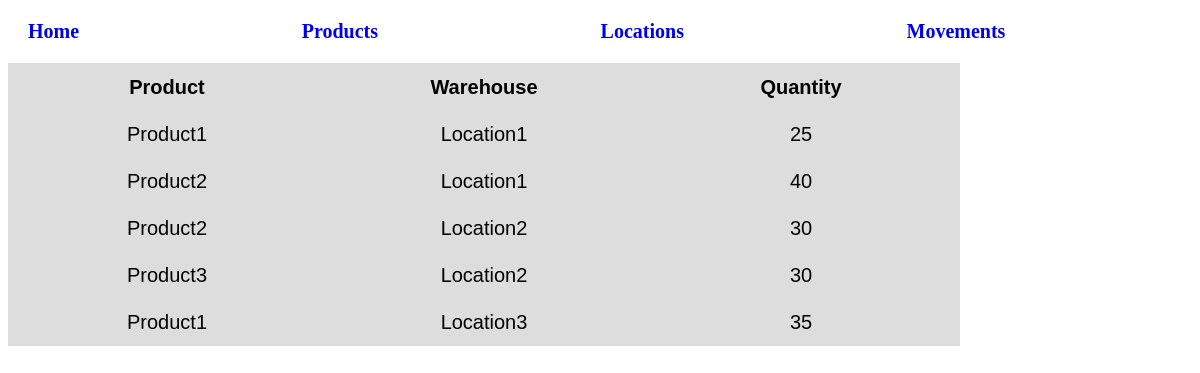
The page /home on the database its author committed.
### models/product.py (models this page shows)
class ProductModel(db.Model):
    __tablename__ = "product"
    product_id = db.Column(db.String, primary_key=True)
    product_name= db.Column(db.String, nullable=False)
    locations = db.relationship("LocationModel", backref="product")
    productmovements = db.relationship("ProductMovementModel", backref="product")

### models/location.py (models this page shows)
class LocationModel(db.Model):
    __tablename__ = "location"
    location_id = db.Column(db.String, primary_key=True)
    location_name= db.Column(db.String, nullable=False)
    product_id= db.Column(db.String, db.ForeignKey("product.product_id"), unique=False, nullable=False)
    available_quantity= db.Column(db.Integer, nullable=False)
    productmovement = db.relationship("ProductMovementModel", backref="location")

### app.py (the view)
@app.route("/home", methods=['GET', 'POST'])
def home():
    if request.method == 'POST':
        pass
    else:
        warehouse_details = []
        records = LocationModel.query.all()
        for record in records:
            product = ProductModel.query.get(record.product_id)
            new_dict = {
                "product_name": product.product_name,
                "warehouse": record.location_name,
                "quantity": record.available_quantity
            }
            warehouse_details.append(new_dict)
        return render_template('productwarehouse.html', warehouse_details=warehouse_details)

### templates/productwarehouse.html (shortened to what this page needs)
{% extends 'base.html' %}
{% block body %}
<div id="warehouse">
  <table id="warehouse-table">
      <tbody id="warehouse-table-body">
          <tr>
            <th>Product</th>
            <th>Warehouse</th>
            <th>Quantity</th>
          </tr>
          {% for warehouse in warehouse_details %}
              <tr>
                <td>{{warehouse.product_name}}</td>
                <td>{{warehouse.warehouse}}</td>
                <td>{{warehouse.quantity}}</td>
              </tr>
          {% endfor %}
      </tbody>
  </table>
</div>
{% endblock %}

### static/css/style.css (style rules this page uses)
table { font-family: arial, sans-serif; border-collapse: collapse; font-size: 20px; }
td, th, tr { border: 1px solid #dddddd; text-align: left; padding: 8px; width: 300px; height: 30px; text-align: center; background-color: #dddddd; }

### rows shown on the page
ProductModel: product_name "Product1" "Product1"
LocationModel: warehouse "Location1"
ProductModel: product_name "Product2" "Product2"
LocationModel: warehouse "Location1"
LocationModel: warehouse "Location2"
ProductModel: product_name "Product3"
LocationModel: warehouse "Location2"
LocationModel: warehouse "Location3"

### other values the page prints
{{ warehouse.quantity }} "25" "40" "30" "30" "35"
